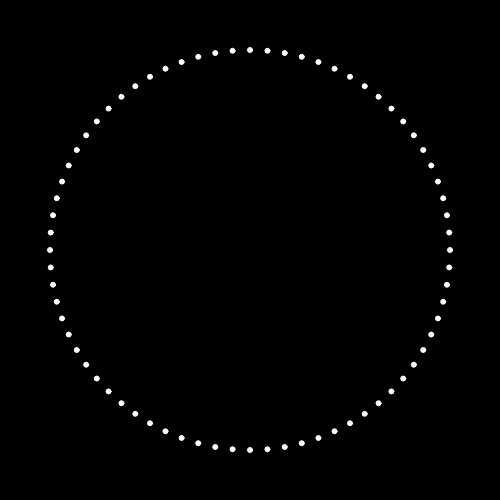
Frame 1 (no input)
Frame 60 (no input): identical to frame 1, image omitted
Frame 120 (the mouse pressed at the canvas centre since frame 60): identical to frame 1, image omitted

The p5.js sketch that drew this single still picture (run headless with seeded random() and noise() and a simulated clock; from frame 60 on, the mouse is pressed at the canvas centre):

// p5.js sketch
// ── sketch.js
/////////////////////////////////////
// COURSERA GRAPHICS PROGRAMMING
/////////////////////////////////////
function setup() {
    createCanvas(500,500);
    background(0);
    angleMode(DEGREES);
}
/////////////////////////////////////////////////////
function draw() {
    background(0);
    stroke(255);
    fill(255);

    translate(width/2,height/2);

    var radius = 200;

    // **** many circles around center ****
    for (var theta=0; theta<360; theta+=5){
      var x = cos(theta) * radius;
      var y = sin(theta) * radius;
      ellipse(x,y,5,5);
    }

    // **** one rotating circle around center ****
    // var x = cos(frameCount) * radius;
    // var y = sin(frameCount) * radius;
    // ellipse(x,y,20,20);

    // **** Archimedean spiral
    // NOTE: turn off the background updating in draw() for this to work
    // var x = cos(frameCount) * frameCount / 10;
    // var y = sin(frameCount) * frameCount / 10;
    // ellipse(x,y,10,10);
}
